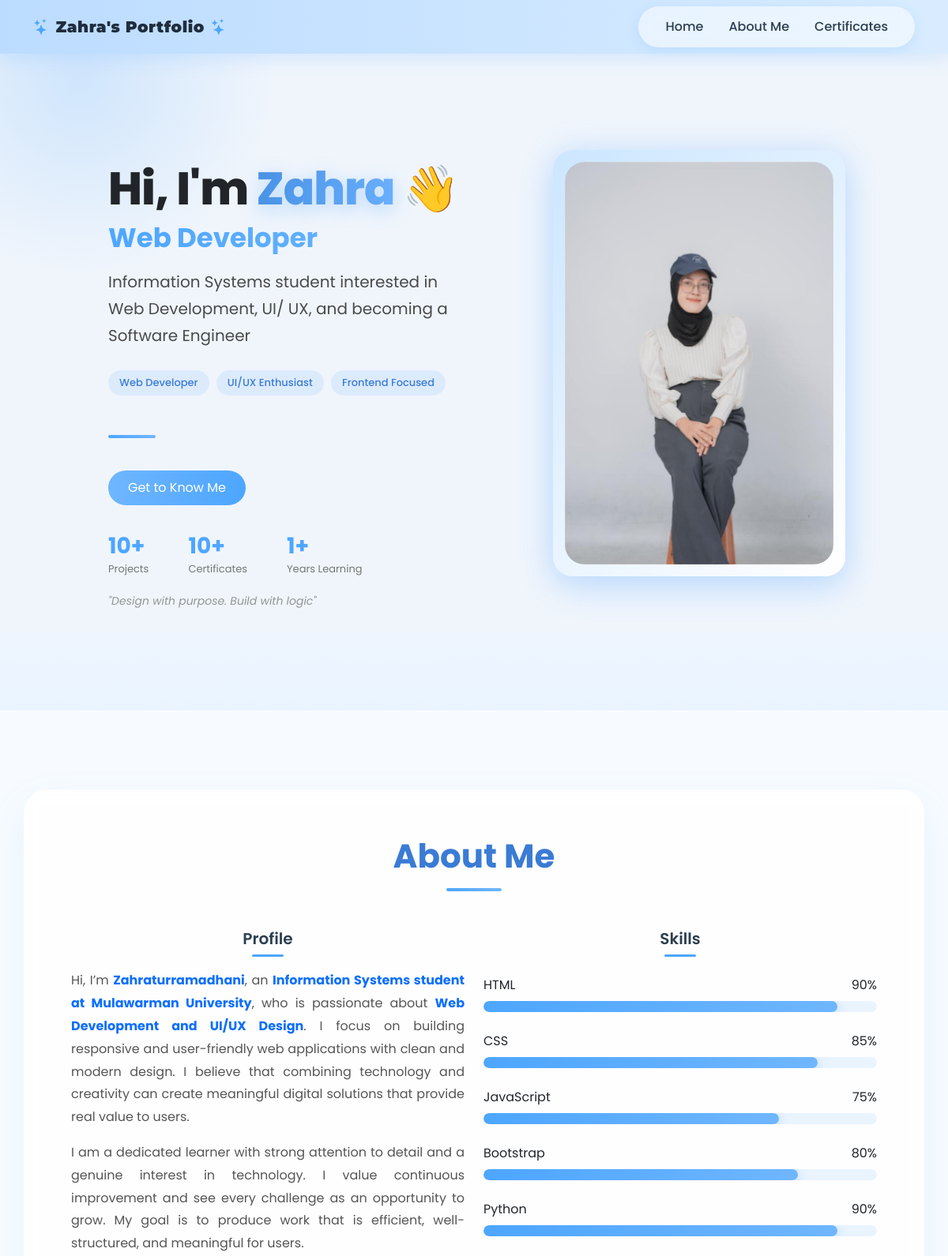
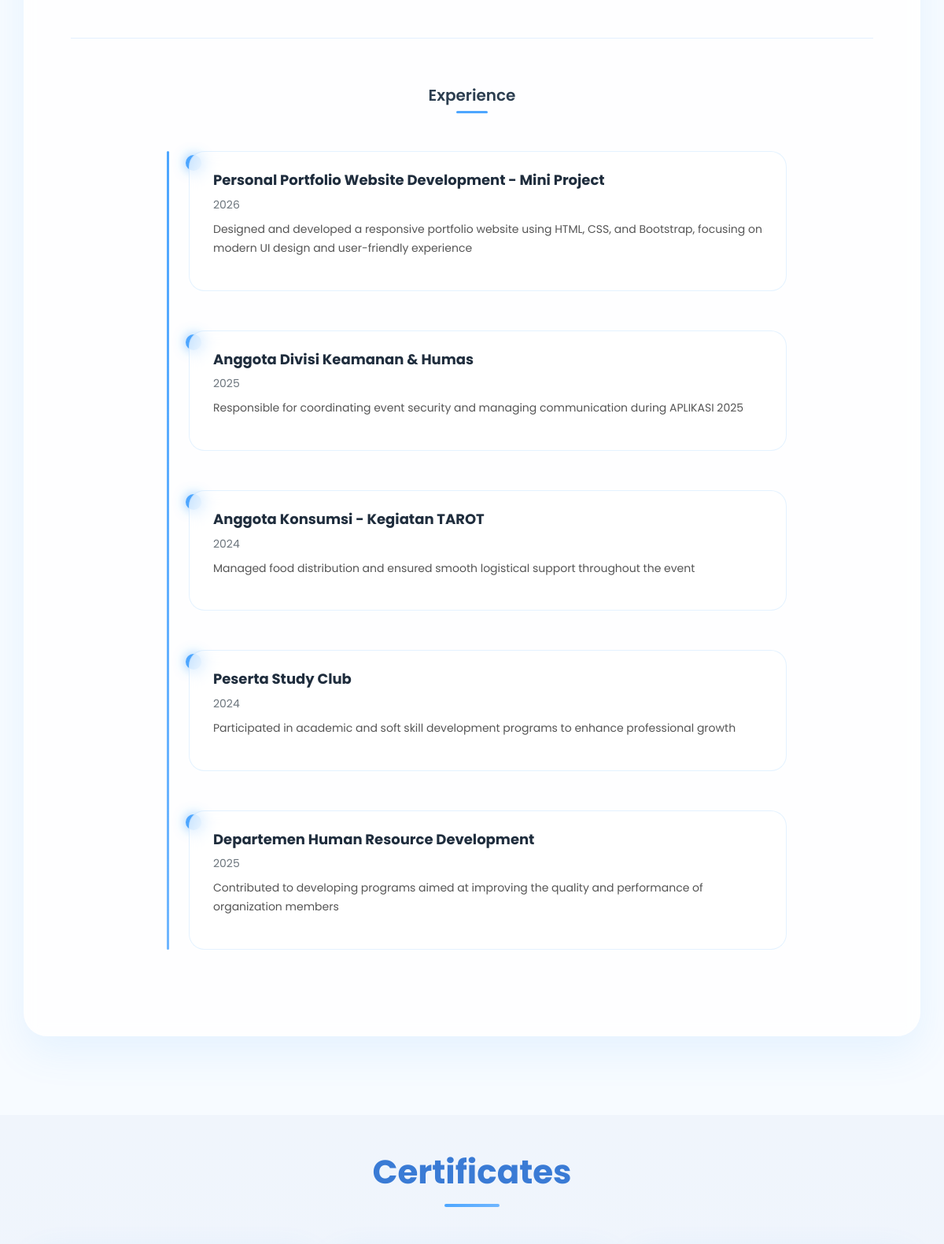
The page / (upper part) on the database its author committed (2 pictures, top to bottom).
### tables this page shows
CREATE TABLE `profile` (
  `id` int NOT NULL,
  `description` text NOT NULL
);

CREATE TABLE `skills` (
  `id` int NOT NULL,
  `name` varchar(255) NOT NULL,
  `level` int NOT NULL
);

CREATE TABLE `experiences` (
  `id` int NOT NULL,
  `title` varchar(255) NOT NULL,
  `year` varchar(10) NOT NULL,
  `description` text NOT NULL
);

### index.php (the view, shortened to what this page needs)
<?php require 'koneksi.php'; ?>
<!DOCTYPE html>
<html lang="id">
<head>
    <link href="https://cdn.jsdelivr.net/npm/bootstrap@5.3.2/dist/css/bootstrap.min.css" rel="stylesheet">
    <link rel="stylesheet" href="https://cdn.jsdelivr.net/npm/bootstrap-icons@1.11.3/font/bootstrap-icons.css">
    <link href="https://unpkg.com/aos@2.3.4/dist/aos.css" rel="stylesheet">
    <link rel="stylesheet" href="style.css">
</head>
<body>
    <div id="app">
        <nav id="navbar" class="navbar navbar-expand-lg fixed-top custom-navbar">
            <div class="container">
                <a class="navbar-brand custom-brand" href="#">
                    <i class="bi bi-stars"></i> Zahra's Portfolio <i class="bi bi-stars"></i>
                </a>
                <div class="collapse navbar-collapse" id="navMenu">
                    <ul class="navbar-nav ms-auto">
                        <li class="nav-item"><a class="nav-link" href="#home">Home</a></li>
                        <li class="nav-item"><a class="nav-link" href="#about">About Me</a></li>
                        <li class="nav-item"><a class="nav-link" href="#certificates">Certificates</a></li>
                    </ul>
                </div>
            </div>
        </nav>
        <section id="home" class="hero-section d-flex align-items-center">
            <div class="container">
                <div class="row align-items-center">
                    <div class="col-lg-5 offset-lg-1 hero-left">
                        <h1>Hi, I'm <span>Zahra</span> 👋</h1>
                        <h2 class="hero-role">Web Developer</h2>
                        <?php
                        $query = mysqli_query($conn, "SELECT description FROM profile LIMIT 1");
                        $data = mysqli_fetch_assoc($query);
                        ?>
                        <p class="hero-desc"><?= $data['description']; ?></p>
                        <div class="mt-3">
                            <span class="tech-badge">Web Developer</span>
                            <span class="tech-badge">UI/UX Enthusiast</span>
                            <span class="tech-badge">Frontend Focused</span>
                        </div>
                        <div class="hero-line"></div>
                        <a href="#about" class="btn btn-soft mt-3">Get to Know Me</a>
                        <div class="hero-stats">
                            <div class="stat-item">
                                <h4>10+</h4>
                                <p>Projects</p>
                            </div>
                            <div class="stat-item">
                                <h4>10+</h4>
                                <p>Certificates</p>
                            </div>
                            <div class="stat-item">
                                <h4>1+</h4>
                                <p>Years Learning</p>
                            </div>
                        </div>
                        <p class="hero-quote">
                            "Design with purpose. Build with logic"
                        </p>
                    </div>
                    <div class="col-md-6 text-center" data-aos="fade-left">
                        <div class="profile-frame">
                            <img src="assets/profile1.jpeg" class="img-fluid profile-img">
                        </div>
                    </div>
                </div>
            </div>
        </section>
        <div class="hero-divider"></div>
        <section id="about">
            <div class="container about-wrapper">
                <h2 class="about-main-title text-center">About Me</h2>
                <div class="row mt-5 align-items-start">
                    <div class="col-lg-6 text-center">
                        <h4 class="sub-title">Profile</h4>
                        <p class="about-text mt-3">
                            Hi, I’m <strong class="text-primary">Zahraturramadhani</strong>,
                            an <strong class="text-primary">Information Systems student at Mulawarman
                                University</strong>, who is
                            passionate about <strong class="text-primary">Web Development and UI/UX Design</strong>. I
                            focus on building responsive and user-friendly web applications with clean and modern
                            design.
                            I believe that combining technology and creativity can create meaningful digital solutions
                            that provide real value to users.
                        </p>
                        <p class="about-text mt-3">
                            I am a dedicated learner with strong attention to detail and a genuine interest in
                            technology. I value continuous improvement and see every challenge as an opportunity to
                            grow. My goal is to produce work that is efficient, well-structured, and meaningful for
                            users.
                        </p>
                    </div>
                    <div class="col-lg-6 mt-4 mt-lg-0">
                        <h4 class="sub-title text-center">Skills</h4>
                        <div class="skills-progress mt-4">
                            <?php
                            $skills = mysqli_query($conn, "SELECT * FROM skills");
                            while ($skill = mysqli_fetch_assoc($skills)) {
                                ?>
                                <div class="skill-item">
                                    <div class="d-flex justify-content-between">
                                        <span><?= $skill['name']; ?></span>
                                        <span><?= $skill['level']; ?>%</span>
                                    </div>
                                    <div class="progress custom-progress">
                                        <div class="progress-bar skill-bar" style="width: <?= $skill['level']; ?>%"></div>
                                    </div>
                                </div>
                            <?php } ?>
                        </div>
                    </div>
                </div>
                <div class="experience-section mt-5">
                    <h4 class="sub-title text-center">Experience</h4>
                    <div class="timeline mt-5">
                        <?php
                        $exp = mysqli_query($conn, "SELECT * FROM experiences");
                        while ($row = mysqli_fetch_assoc($exp)) {
                            ?>
                            <div class="timeline-item">
                                <div class="timeline-dot"></div>
                                <div class="timeline-content">
                                    <h6 class="exp-title"><?= $row['title']; ?></h6>
                                    <span class="exp-year"><?= $row['year']; ?></span>
                                    <p class="exp-desc mt-2">
                                        <?= $row['description']; ?>
                                    </p>
                                </div>
                            </div>
                        <?php } ?>
                    </div>
                </div>
            </div>
        </section>
        <section id="certificates" class="py-5 bg-soft">
            <div class="container">
                <h2 class="certificates-title mb-5">Certificates</h2>
            </div>
        </section>
    </div>
</body>
</html>

### rows shown on the page
profile: description "Information Systems student interested in Web Development, UI/ UX, and becoming a Software Engineer"
skills: name "HTML", level "90"
skills: name "CSS", level "85"
skills: name "JavaScript", level "75"
skills: name "Bootstrap", level "80"
skills: name "Python", level "90"
experiences: title "Personal Portfolio Website Development - Mini Project", year "2026", description "Designed and developed a responsive portfolio website using HTML, CSS, and Bootstrap, focusing on modern UI design and user-friendly experience"
experiences: title "Anggota Divisi Keamanan & Humas", year "2025", description "Responsible for coordinating event security and managing communication during APLIKASI 2025"
experiences: title "Anggota Konsumsi - Kegiatan TAROT", year "2024", description "Managed food distribution and ensured smooth logistical support throughout the event"
experiences: title "Peserta Study Club", year "2024", description "Participated in academic and soft skill development programs to enhance professional growth"
experiences: title "Departemen Human Resource Development", year "2025", description "Contributed to developing programs aimed at improving the quality and performance of organization members"
